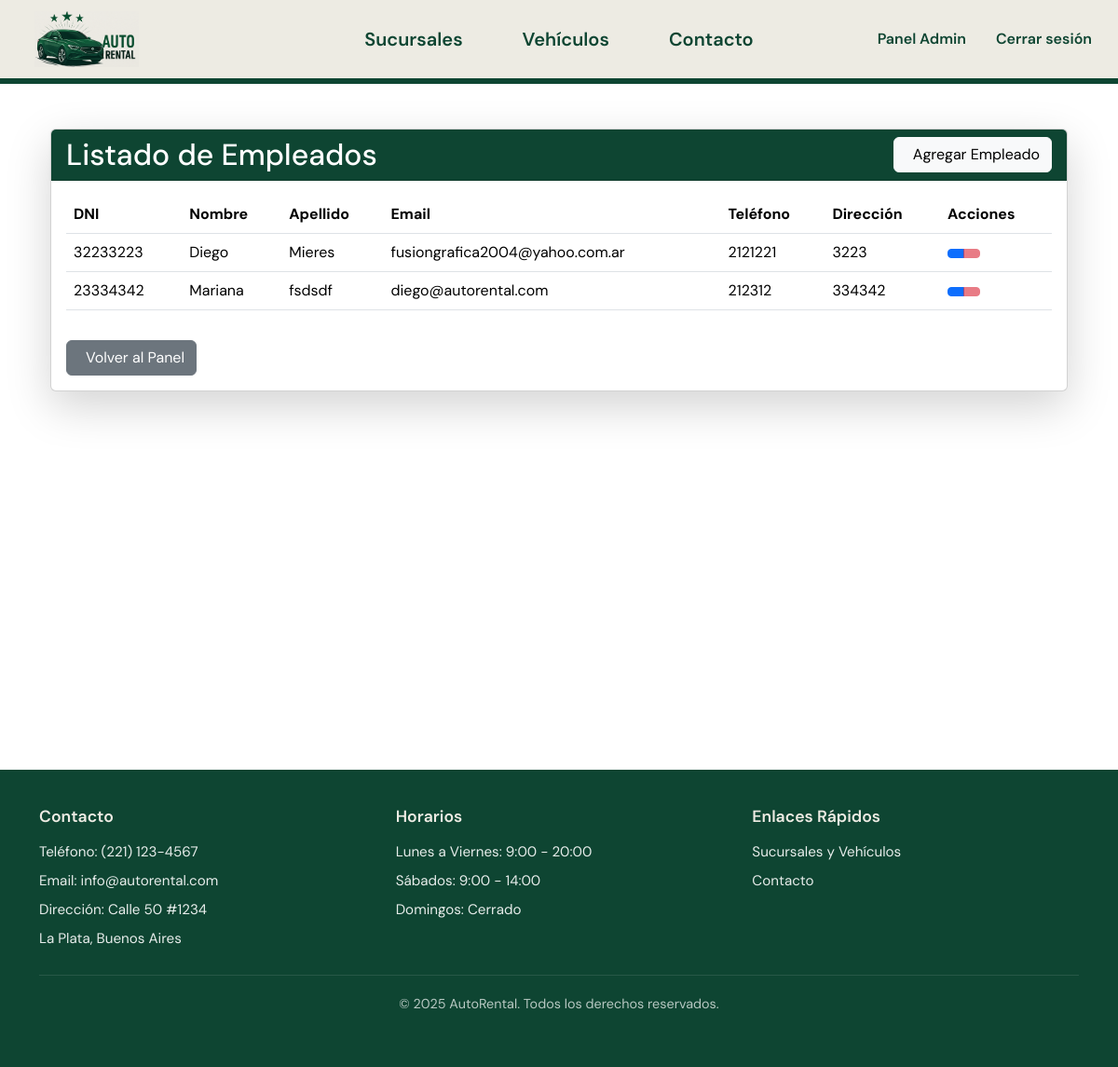
Screenshot of /admin-auth/listar-empleados/ (signed in) with the database file from the repository.
### empleados/models.py (models this page shows, shortened)
class Empleado(models.Model):
    user = models.OneToOneField(settings.AUTH_USER_MODEL, on_delete=models.CASCADE, related_name='empleado_profile')
    nombre = models.CharField(max_length=100)
    apellido = models.CharField(max_length=100)
    dni = models.CharField(max_length=20, unique=True)
    email = models.EmailField(unique=True)
    direccion = models.CharField(max_length=255)
    telefono = models.CharField(max_length=20)
    activo = models.BooleanField(default=True)
    fecha_baja = models.DateTimeField(null=True, blank=True)

### administrador/views/empleados.py (the view, shortened to what this page needs)
# urls.py: path('listar-empleados/', ListarEmpleadosView.as_view(), name="listar_empleados"),
class ListarEmpleadosView(UserPassesTestMixin, ListView):
    model = Empleado
    template_name = 'administrador/listar_empleados.html'
    context_object_name = 'empleados'
    paginate_by = 10
    ordering = ['apellido', 'nombre']
    def test_func(self):
        return self.request.user.is_superuser
    def get_queryset(self):
        queryset = super().get_queryset()
        mostrar_inactivos = self.request.GET.get('mostrar_inactivos', False)
        if not mostrar_inactivos:
            queryset = queryset.filter(activo=True)
        return queryset
    def get_context_data(self, **kwargs):
        context = super().get_context_data(**kwargs)
        context['mostrar_inactivos'] = self.request.GET.get('mostrar_inactivos', False)
        return context

### administrador/templates/administrador/listar_empleados.html (shortened to what this page needs)
{% extends 'home/base.html' %}
{% block content %}
<div class="container mt-4">
    <div class="card shadow-lg">
        <div class="card-header text-white" style="background-color: #0e4532;">
            <div class="d-flex justify-content-between align-items-center">
                <h2 class="mb-0">Listado de Empleados</h2>
                <a href="{% url 'cargar_empleados' %}" class="btn btn-light">
                    Agregar Empleado
                </a>
            </div>
        </div>
        <div class="card-body">
            {% if empleados %}
                <div class="table-responsive">
                    <table class="table table-hover">
                        <thead>
                            <tr>
                                <th>DNI</th>
                                <th>Nombre</th>
                                <th>Apellido</th>
                                <th>Email</th>
                                <th>Teléfono</th>
                                <th>Dirección</th>
                                <th>Acciones</th>
                            </tr>
                        </thead>
                        <tbody>
                            {% for empleado in empleados %}
                                <tr>
                                    <td>{{ empleado.dni }}</td>
                                    <td>{{ empleado.nombre }}</td>
                                    <td>{{ empleado.apellido }}</td>
                                    <td>{{ empleado.email }}</td>
                                    <td>{{ empleado.telefono }}</td>
                                    <td>{{ empleado.direccion }}</td>
                                    <td>
                                        <div class="btn-group" role="group">
                                            <a href="{% url 'modificar_empleados' %}?dni={{ empleado.dni }}"
                                               class="btn btn-sm btn-primary">
                                            </a>
                                            <button class="btn btn-sm btn-danger" disabled>
                                            </button>
                                        </div>
                                    </td>
                                </tr>
                            {% endfor %}
                        </tbody>
                    </table>
                </div>
            {% else %}
                <div class="alert alert-info">
                    No hay empleados registrados en el sistema.
                </div>
            {% endif %}
            <div class="mt-3">
                <a href="{% url 'admin_menu' %}" class="btn btn-secondary">
                    Volver al Panel
                </a>
            </div>
        </div>
    </div>
</div>
{% endblock %}

### static/home/styles.css (style rules this page uses)
body { font-family: 'DM Sans', sans-serif; margin: 0; padding: 0; min-height: 100vh; display: flex; flex-direction: column; }
.container.mt-4 { flex: 1; position: relative !important; z-index: 1 !important; margin-top: 0 !important; padding-top: 24px !important; min-height: calc(100vh - 88px) !important; }

### rows the page displays
Empleado: dni "32233223", nombre "Diego", apellido "Mieres", email "fusiongrafica2004@yahoo.com.ar", telefono "2121221", direccion "3223"
Empleado: dni "23334342", nombre "Mariana", apellido "fsdsdf", email "diego@autorental.com", telefono "212312", direccion "334342"
